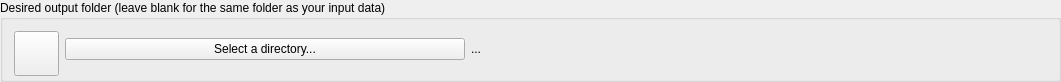
         <widget class="QGroupBox" name="groupBox_create_new_sequence_5">
          <property name="enabled">
           <bool>true</bool>
          </property>
          <property name="geometry">
           <rect>
            <x>11</x>
            <y>340</y>
            <width>1061</width>
            <height>82</height>
           </rect>
          </property>
          <property name="sizePolicy">
           <sizepolicy hsizetype="Preferred" vsizetype="Maximum">
            <horstretch>0</horstretch>
            <verstretch>0</verstretch>
           </sizepolicy>
          </property>
          <property name="minimumSize">
           <size>
            <width>0</width>
            <height>80</height>
           </size>
          </property>
          <property name="title">
           <string>Desired output folder (leave blank for the same folder as your input data)</string>
          </property>
          <layout class="QHBoxLayout" name="horizontalLayout_22">
           <item>
            <layout class="QHBoxLayout" name="horizontalLayout_23">
             <item>
              <layout class="QHBoxLayout" name="horizontalLayout_24">
               <item>
                <widget class="QPushButton" name="create_sequence_btn_5">
                 <property name="minimumSize">
                  <size>
                   <width>45</width>
                   <height>45</height>
                  </size>
                 </property>
                 <property name="maximumSize">
                  <size>
                   <width>45</width>
                   <height>45</height>
                  </size>
                 </property>
                 <property name="text">
                  <string/>
                 </property>
                 <property name="icon">
                  <iconset>
                   <normaloff>images/folder.svg</normaloff>images/folder.svg</iconset>
                 </property>
                 <property name="iconSize">
                  <size>
                   <width>30</width>
                   <height>30</height>
                  </size>
                 </property>
                </widget>
               </item>
               <item>
                <widget class="QPushButton" name="selectDirectory_btn">
                 <property name="maximumSize">
                  <size>
                   <width>400</width>
                   <height>16777215</height>
                  </size>
                 </property>
                 <property name="text">
                  <string>Select a directory...</string>
                 </property>
                </widget>
               </item>
               <item>
                <widget class="QLabel" name="custom_folder_label">
                 <property name="sizePolicy">
                  <sizepolicy hsizetype="Preferred" vsizetype="Fixed">
                   <horstretch>0</horstretch>
                   <verstretch>0</verstretch>
                  </sizepolicy>
                 </property>
                 <property name="text">
                  <string>...</string>
                 </property>
                </widget>
               </item>
              </layout>
             </item>
            </layout>
           </item>
          </layout>
         </widget>
